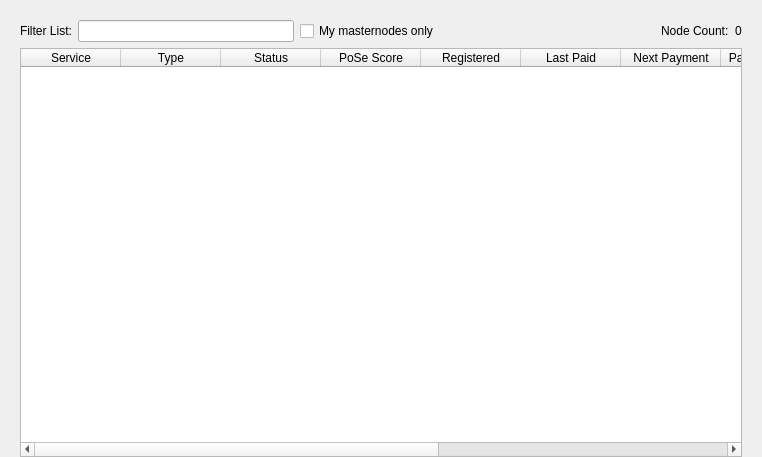
<?xml version="1.0" encoding="UTF-8"?>
<ui version="4.0">
 <class>MasternodeList</class>
 <widget class="QWidget" name="MasternodeList">
  <property name="geometry">
   <rect>
    <x>0</x>
    <y>0</y>
    <width>762</width>
    <height>457</height>
   </rect>
  </property>
  <property name="windowTitle">
   <string>Form</string>
  </property>
  <layout class="QVBoxLayout" name="topLayout">
   <property name="leftMargin">
    <number>20</number>
   </property>
   <property name="topMargin">
    <number>0</number>
   </property>
   <property name="rightMargin">
    <number>20</number>
   </property>
   <property name="bottomMargin">
    <number>0</number>
   </property>
   <item>
    <layout class="QVBoxLayout" name="verticalLayout">
     <property name="bottomMargin">
      <number>0</number>
     </property>
     <item>
      <spacer name="horizontalSpacer0">
       <property name="orientation">
        <enum>Qt::Horizontal</enum>
       </property>
       <property name="sizeHint" stdset="0">
        <size>
         <width>40</width>
         <height>20</height>
        </size>
       </property>
      </spacer>
     </item>
     <item>
      <layout class="QGridLayout" name="gridLayout_3">
       <item row="0" column="0">
        <layout class="QHBoxLayout" name="horizontalLayout_4">
         <property name="bottomMargin">
          <number>0</number>
         </property>
         <item>
          <widget class="QLabel" name="label_filter_2">
           <property name="text">
            <string>Filter List:</string>
           </property>
          </widget>
         </item>
         <item>
          <widget class="QLineEdit" name="filterLineEditDIP3">
           <property name="toolTip">
            <string>Filter masternode list</string>
           </property>
          </widget>
         </item>
         <item>
          <widget class="QCheckBox" name="checkBoxMyMasternodesOnly">
           <property name="toolTip">
            <string>Show only masternodes this wallet has keys for.</string>
           </property>
           <property name="text">
            <string>My masternodes only</string>
           </property>
          </widget>
         </item>
         <item>
          <spacer name="horizontalSpacer_4">
           <property name="orientation">
            <enum>Qt::Horizontal</enum>
           </property>
           <property name="sizeHint" stdset="0">
            <size>
             <width>10</width>
             <height>20</height>
            </size>
           </property>
          </spacer>
         </item>
         <item>
          <widget class="QLabel" name="label_count_2">
           <property name="text">
            <string>Node Count:</string>
           </property>
          </widget>
         </item>
         <item>
          <widget class="QLabel" name="countLabelDIP3">
           <property name="text">
            <string>0</string>
           </property>
          </widget>
         </item>
        </layout>
       </item>
       <item row="1" column="0">
        <widget class="QTableWidget" name="tableWidgetMasternodesDIP3">
         <property name="editTriggers">
          <set>QAbstractItemView::NoEditTriggers</set>
         </property>
         <property name="alternatingRowColors">
          <bool>true</bool>
         </property>
         <property name="selectionMode">
          <enum>QAbstractItemView::SingleSelection</enum>
         </property>
         <property name="selectionBehavior">
          <enum>QAbstractItemView::SelectRows</enum>
         </property>
         <property name="sortingEnabled">
          <bool>true</bool>
         </property>
         <attribute name="horizontalHeaderStretchLastSection">
          <bool>true</bool>
         </attribute>
         <column>
          <property name="text">
           <string>Service</string>
          </property>
         </column>
		 <column>
          <property name="text">
           <string>Type</string>
          </property>
         </column>
         <column>
          <property name="text">
           <string>Status</string>
          </property>
         </column>
         <column>
          <property name="text">
           <string>PoSe Score</string>
          </property>
         </column>
         <column>
          <property name="text">
           <string>Registered</string>
          </property>
         </column>
         <column>
          <property name="text">
           <string>Last Paid</string>
          </property>
         </column>
         <column>
          <property name="text">
           <string>Next Payment</string>
          </property>
         </column>
         <column>
          <property name="text">
           <string>Payout Address</string>
          </property>
         </column>
         <column>
          <property name="text">
           <string>Operator Reward</string>
          </property>
         </column>
         <column>
          <property name="text">
           <string>Collateral Address</string>
          </property>
         </column>
         <column>
          <property name="text">
           <string>Owner Address</string>
          </property>
         </column>
         <column>
          <property name="text">
           <string>Voting Address</string>
          </property>
         </column>
        </widget>
       </item>
      </layout>
     </item>
    </layout>
   </item>
  </layout>
 </widget>
 <resources/>
 <connections/>
</ui>
